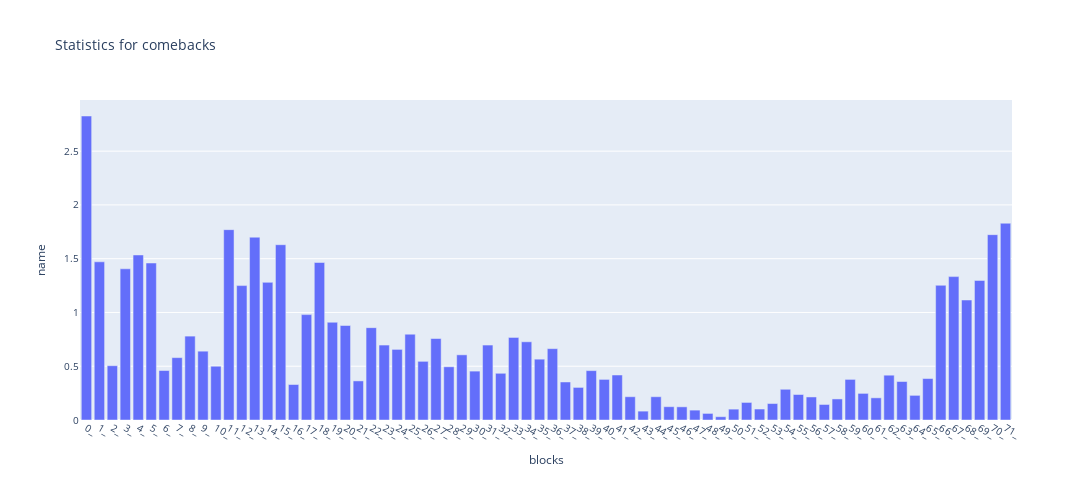

Here is the notebook cell this chart was saved with:
### Code cell
bar_plot(comeback_medians_dict)

### Figure 1 — Plotly figure (JSON) as saved in the notebook; plotly's stock layout.template omitted (floating-point values rounded to 4 significant figures)
{"data": [{"type": "bar", "x": ["0_", "1_", "2_", "3_", "4_", "5_", "6_", "7_", "8_", "9_", "10_", "11_", "12_", "13_", "14_", "15_", "16_", "17_", "18_", "19_", "20_", "21_", "22_", "23_", "24_", "25_", "26_", "27_", "28_", "29_", "30_", "31_", "32_", "33_", "34_", "35_", "36_", "37_", "38_", "39_", "40_", "41_", "42_", "43_", "44_", "45_", "46_", "47_", "48_", "49_", "50_", "51_", "52_", "53_", "54_", "55_", "56_", "57_", "58_", "59_", "60_", "61_", "62_", "63_", "64_", "65_", "66_", "67_", "68_", "69_", "70_", "71_"], "y": [2.827, 1.471, 0.505, 1.406, 1.535, 1.46, 0.46, 0.58, 0.78, 0.64, 0.5, 1.77, 1.25, 1.7, 1.28, 1.63, 0.33, 0.98, 1.465, 0.9091, 0.8788, 0.3636, 0.8586, 0.697, 0.6566, 0.798, 0.5455, 0.7576, 0.4949, 0.6061, 0.4545, 0.697, 0.4343, 0.7677, 0.7273, 0.5657, 0.6633, 0.3535, 0.303, 0.4592, 0.3776, 0.4184, 0.2165, 0.08247, 0.2165, 0.1237, 0.1224, 0.09184, 0.06122, 0.03061, 0.101, 0.1633, 0.102, 0.1531, 0.2857, 0.2371, 0.2143, 0.1443, 0.1959, 0.3776, 0.2474, 0.2062, 0.4167, 0.3579, 0.2292, 0.3854, 1.253, 1.333, 1.116, 1.298, 1.723, 1.83]}], "layout": {"font": {"size": 10}, "height": 500, "title": {"text": "Statistics for comebacks"}, "width": 1170, "xaxis": {"tickangle": 30, "title": {"text": "blocks"}}, "yaxis": {"title": {"text": "name"}}}}
